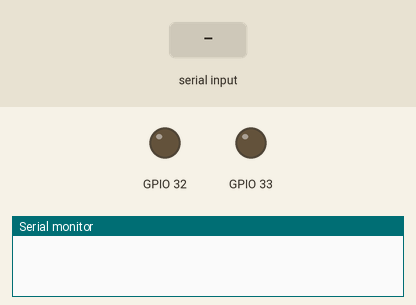
Simulated run of this sketch. Board: ESP32. Shown: output pins drawn as LEDs (lit = HIGH), the last lines printed to the serial monitor. Inputs (shaded band) come from the test bench. Nothing arrives over Bluetooth unless stated.

Above: at 1.2 s.
1.3 s: "encender" received over the second serial link
At 3.5 s:
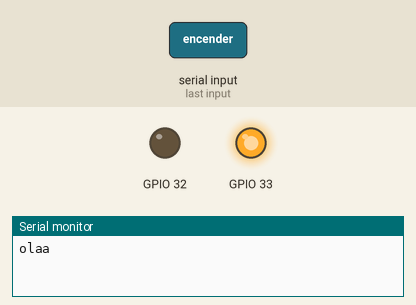
3.8 s: "apagar" received over the second serial link
At 5.6 s:
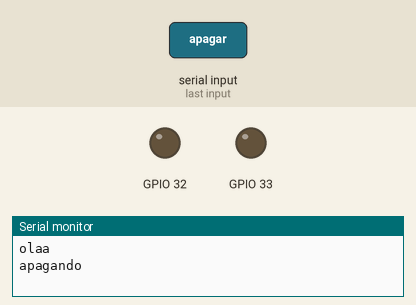
Timing chart, 0 to 7.1 s (numbered marks = the images above; inputs shaded):
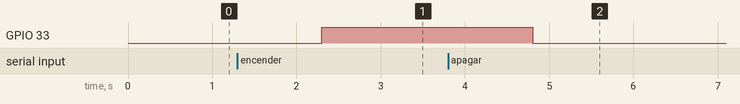

The sketch:

code.ino
```cpp
#include <BluetoothSerial.h>

BluetoothSerial btSerial;

void setup() {
  Serial.begin(115200);

  btSerial.begin("Bobina Tesla");
  pinMode(33, OUTPUT);
  pinMode(32, OUTPUT);


}

void loop() {
  String data = btSerial.readString();
  data.trim();
  if(data == "encender"){
    digitalWrite(33, HIGH);
    digitalWrite(32, LOW);
    Serial.println("olaa");
  }
  else if(data == "apagar"){
    digitalWrite(33, LOW);
    digitalWrite(32, LOW);
    Serial.println("apagando");
  }
  delay(100);
}
```

Measured:
- after the input at 1.3 s, GPIO 33: LOW → HIGH after 1.0 s
- after the input at 3.8 s, GPIO 33: HIGH → LOW after 1.0 s
